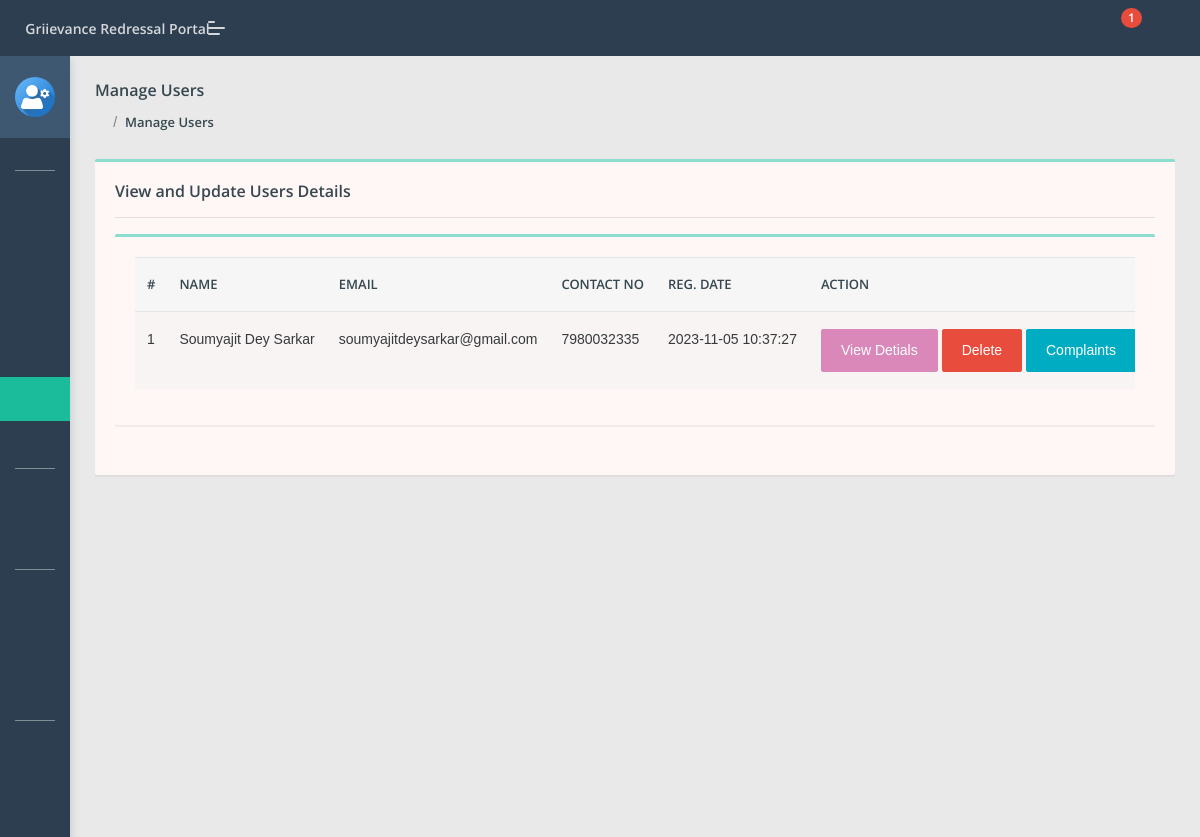
/cms/admin/manage-users.php (signed in), run on the app's committed database.
### tables this page shows
CREATE TABLE `users` (
  `id` int(11) NOT NULL,
  `fullName` varchar(255) DEFAULT NULL,
  `userEmail` varchar(255) DEFAULT NULL,
  `password` varchar(255) DEFAULT NULL,
  `contactNo` bigint(11) DEFAULT NULL,
  `address` tinytext DEFAULT NULL,
  `State` varchar(255) DEFAULT NULL,
  `country` varchar(255) DEFAULT NULL,
  `pincode` int(6) DEFAULT NULL,
  `userImage` varchar(255) DEFAULT NULL,
  `regDate` timestamp NOT NULL DEFAULT current_timestamp(),
  `updationDate` timestamp NULL DEFAULT NULL,
  `status` int(1) DEFAULT NULL
);

### cms/admin/manage-users.php (the view, shortened to what this page needs)
<?php
include('include/config.php');
if(strlen($_SESSION['aid'])==0)
    {
header('location:index.php');
}
else{
?>
<!DOCTYPE html>
<html lang="en">
<head>
    <link rel="stylesheet" href="assets/css/style.css">
</head>
<body class="">
	<?php include('include/sidebar.php');?>
	<?php include('include/header.php');?>
<section class="pcoded-main-container">
    <div class="pcoded-content">
        <div class="page-header">
            <div class="page-block">
                <div class="row align-items-center">
                    <div class="col-md-12">
                        <div class="page-header-title">
                            <h5 class="m-b-10">Manage Users</h5>
                        </div>
                        <ul class="breadcrumb">
                            <li class="breadcrumb-item"><a href="dashboard.php"><i class="feather icon-home"></i></a></li>
                            <li class="breadcrumb-item"><a href="manage-users.php">Manage Users</a></li>
                        </ul>
                    </div>
                </div>
            </div>
        </div>
        <div class="row">
            <div class="col-sm-12">
                <div class="card">
                    <div class="card-body">
                        <h5>View and Update Users Details</h5>
                        <hr>
                      <div class="row">
                            <div class="col-xl-12">
                <div class="card">
                    <div class="card-body table-border-style">
                        <div class="table-responsive">
                            <table class="table table-striped">
                                <thead>
                                        <tr>
                                            <th>#</th>
                                            <th> Name</th>
                                            <th>Email </th>
                                            <th>Contact no</th>
                                            <th>Reg. Date </th>
                                            <th>Action</th>
                                        </tr>
                                </thead>
                                <tbody>
                                    <?php $query=mysqli_query($con,"select * from users");
$cnt=1;
while($row=mysqli_fetch_array($query))
{
?>
                                        <tr>
                                            <td><?php echo htmlentities($cnt);?></td>
                                            <td><?php echo htmlentities($row['fullName']);?></td>
                                            <td><?php echo htmlentities($row['userEmail']);?></td>
                                            <td> <?php echo htmlentities($row['contactNo']);?></td>
                                            <td><?php echo htmlentities($row['regDate']);?></td>
<td><a href="javascript:void(0);" onClick="popUpWindow('userprofile.php?uid=<?php echo htmlentities($row['id']);?>');" title="View Details" class="btn btn-primary  btn-xs">View Detials</a>
<a href="manage-users.php?uid=<?php echo htmlentities($row['id']);?>&&action=del" title="Delete" onClick="return confirm('All complaints belongs to user will also delete.')" class="btn btn-danger">Delete</a>
<a href="user-complaints.php?uid=<?php echo htmlentities($row['id']);?>&&uname=<?php echo htmlentities($row['fullName']);?>" title="View User Complaints" class="btn btn-info  btn-xs">Complaints</a>
                                        </td>
                                        </tr>
                                        <?php $cnt=$cnt+1; } ?>
                                </tbody>
                            </table>
                        </div>
                    </div>
                </div>
            </div>
                        </div>
                    </div>
                </div>
            </div>
        </div>
    </div>
</section>
</body>
</html>
<?php } ?>

### data on the page
users: fullName "Soumyajit Dey Sarkar", userEmail "soumyajitdeysarkar@gmail.com", contactNo "7980032335", regDate "2023-11-05 10:37:27"

### other printed values
$num1 "1"
